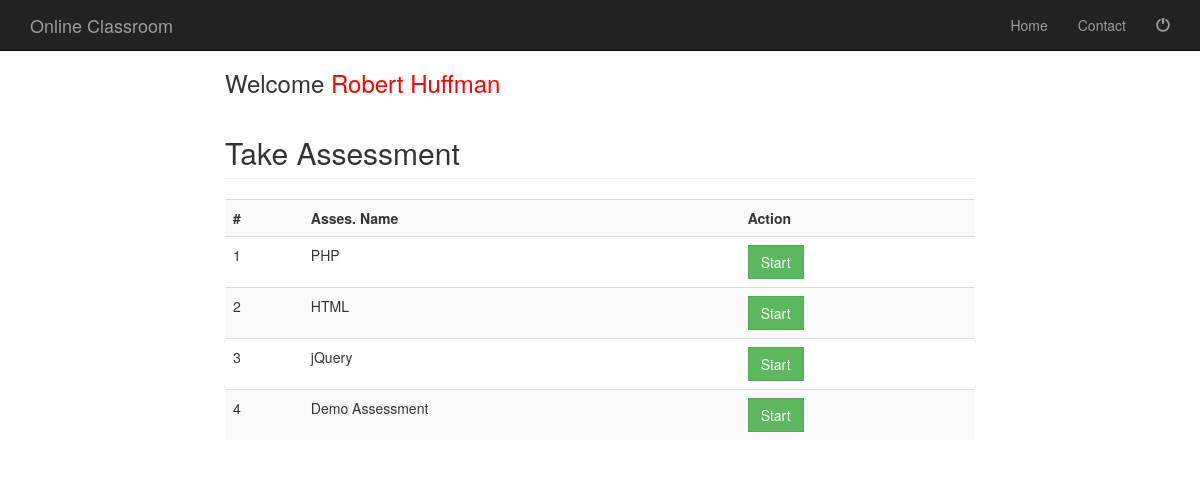
The app's page /takeassessment.php (signed in) with its own data.
### tables this page shows
CREATE TABLE `examdetails` (
  `ExamID` int(50) NOT NULL,
  `ExamName` varchar(50) NOT NULL,
  `Q1` varchar(10000) NOT NULL,
  `Q2` varchar(10000) NOT NULL,
  `Q3` varchar(10000) NOT NULL,
  `Q4` varchar(10000) NOT NULL,
  `Q5` varchar(10000) NOT NULL
);

### takeassessment.php (the view, shortened to what this page needs)
<?php
$userfname = $_SESSION[ "fname" ];
$userlname = $_SESSION[ "lname" ];
?>
<?php include('studenthead.php'); ?>
<div class="container">
	<div class="row">
		<div class="col-md-2"></div>
		<div class="col-md-8">
			<h3> Welcome <a href="welcomestudent.php" <?php echo "<span style='color:red'>".$userfname." ".$userlname."</span>";?> </a></h3>
			<?php
				include('database.php');
				$sql="SELECT * FROM examdetails";
				$rs=mysqli_query($connect,$sql);
				echo "<h2 class='page-header'>Take Assessment</h2>";
				echo "<table class='table table-striped table-hover' style='width:100%'>
				<tr>
				<th>#</th>
				<th>Asses. Name</th>
				<th>Action</th>
				</tr>";
				$count=1;
				while($row=mysqli_fetch_array($rs))
				{
			?>
			<tr>
				<td>
					<?PHP echo $count;?>
				</td>
				<td>
					<?PHP echo $row['ExamName'];?>
				</td>
				<td>
					<a href="takeassessment2.php?exid=<?php echo $row['ExamID']; ?>"> <button type="submit" class="btn btn-success" style="border-radius:0%">Start</button></a>
				</td>
			</tr>
			<?php
		$count++;	}
			?>
			</table>
		</div>
		<div class="col-md-2"></div>
	</div>
	<?php include('allfoot.php'); ?>

### css/modern-business.css (style rules this page uses)
html, body { height: 100%; }
body { padding-top: 50px; }

### records on screen
examdetails: ExamName "PHP"
examdetails: ExamName "HTML"
examdetails: ExamName "jQuery"
examdetails: ExamName "Demo Assessment"

### other values on screen
$userfname "Robert"
$userlname "Huffman"
